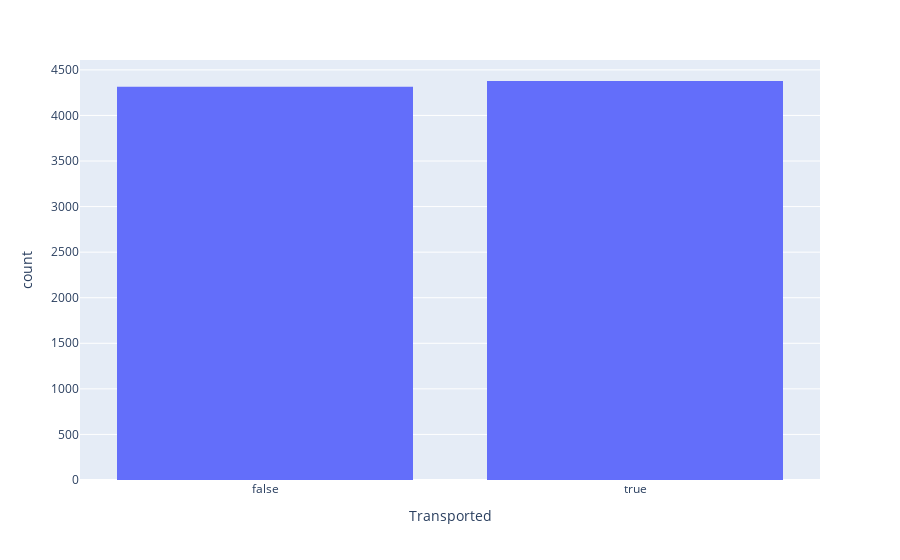

This figure's notebook cell:
### Markdown cell above
### Target
#### Distribution

### Code cell
px.histogram(train, 'Transported')

### Figure 1 — Plotly figure (JSON) as saved in the notebook; plotly's stock layout.template omitted (floating-point values rounded to 4 significant figures; data arrays with more than 128 entries replaced by an {"elided": "..."} marker saying what was removed)
{"data": [{"alignmentgroup": "True", "bingroup": "x", "hovertemplate": "Transported=%{x}<br>count=%{y}<extra></extra>", "legendgroup": "", "marker": {"color": "#636efa", "pattern": {"shape": ""}}, "name": "", "offsetgroup": "", "orientation": "v", "showlegend": false, "type": "histogram", "x": {"elided": "8693 bool values"}, "xaxis": "x", "yaxis": "y"}], "layout": {"barmode": "relative", "legend": {"tracegroupgap": 0}, "margin": {"t": 60}, "xaxis": {"anchor": "y", "domain": [0, 1], "title": {"text": "Transported"}}, "yaxis": {"anchor": "x", "domain": [0, 1], "title": {"text": "count"}}}}
